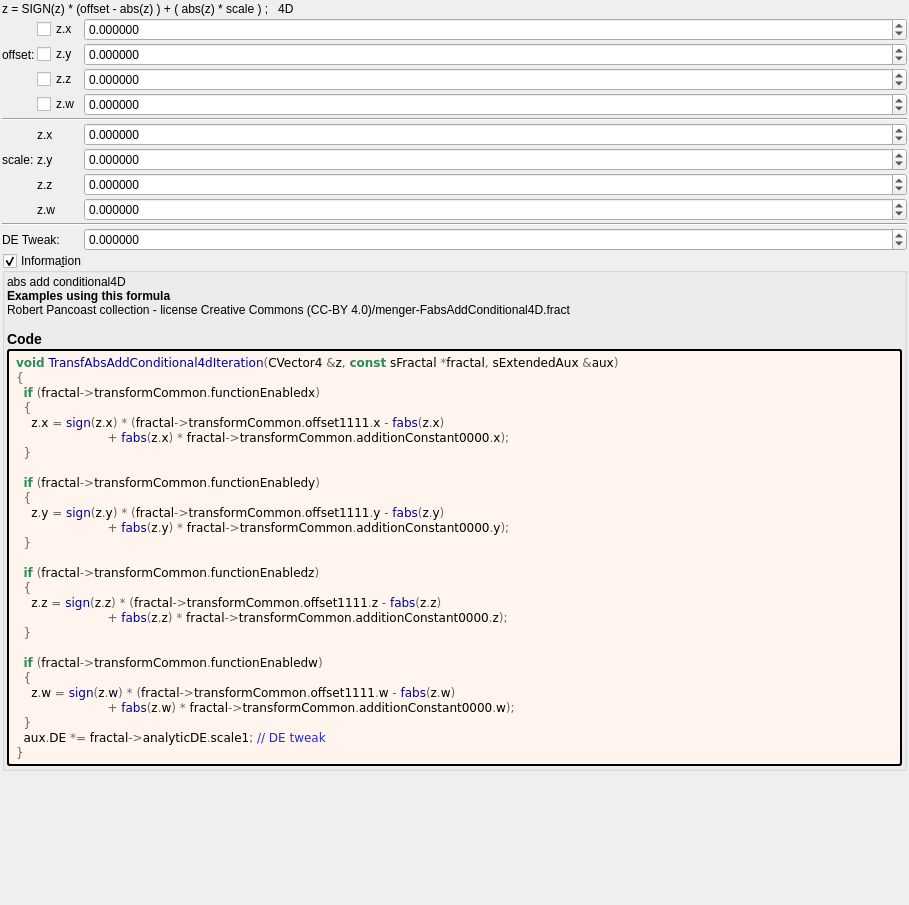
<?xml version="1.0" encoding="UTF-8"?>
<ui version="4.0">
 <class>transf_abs_add_conditional4d</class>
 <widget class="QWidget" name="Form">
  <property name="geometry">
   <rect>
    <x>0</x>
    <y>0</y>
    <width>909</width>
    <height>905</height>
   </rect>
  </property>
  <property name="windowTitle">
   <string notr="true">transf_abs_add_conditional4d</string>
  </property>
  <layout class="QVBoxLayout" name="verticalLayout">
   <property name="spacing">
    <number>2</number>
   </property>
   <property name="leftMargin">
    <number>2</number>
   </property>
   <property name="topMargin">
    <number>2</number>
   </property>
   <property name="rightMargin">
    <number>2</number>
   </property>
   <property name="bottomMargin">
    <number>2</number>
   </property>
   <item>
    <widget class="QLabel" name="label_133">
     <property name="text">
      <string>z = SIGN(z) * (offset - abs(z) ) + ( abs(z) * scale ) ;   4D</string>
     </property>
    </widget>
   </item>
   <item>
    <layout class="QGridLayout" name="gridLayout" columnstretch="0,0,0,1">
     <property name="spacing">
      <number>2</number>
     </property>
     <item row="4" column="3">
      <widget class="MyDoubleSpinBox" name="spinbox4_transf_offset_1111_y">
       <property name="sizePolicy">
        <sizepolicy hsizetype="Minimum" vsizetype="Maximum">
         <horstretch>0</horstretch>
         <verstretch>0</verstretch>
        </sizepolicy>
       </property>
       <property name="prefix">
        <string/>
       </property>
       <property name="suffix">
        <string/>
       </property>
       <property name="decimals">
        <number>6</number>
       </property>
       <property name="minimum">
        <double>-99.989999999999995</double>
       </property>
       <property name="maximum">
        <double>99.989999999999995</double>
       </property>
       <property name="singleStep">
        <double>0.100000000000000</double>
       </property>
      </widget>
     </item>
     <item row="15" column="0" colspan="2">
      <widget class="QLabel" name="label_112">
       <property name="text">
        <string>DE Tweak:</string>
       </property>
      </widget>
     </item>
     <item row="11" column="1">
      <widget class="QLabel" name="label_118">
       <property name="text">
        <string notr="true">z.z</string>
       </property>
      </widget>
     </item>
     <item row="9" column="1">
      <widget class="QLabel" name="label_116">
       <property name="text">
        <string notr="true">z.x</string>
       </property>
      </widget>
     </item>
     <item row="13" column="0" colspan="4">
      <widget class="Line" name="line_3">
       <property name="orientation">
        <enum>Qt::Horizontal</enum>
       </property>
      </widget>
     </item>
     <item row="6" column="1">
      <widget class="MyCheckBox" name="checkBox_transf_function_enabledw">
       <property name="text">
        <string notr="true">z.w</string>
       </property>
      </widget>
     </item>
     <item row="8" column="0" colspan="4">
      <widget class="Line" name="line_7">
       <property name="orientation">
        <enum>Qt::Horizontal</enum>
       </property>
      </widget>
     </item>
     <item row="5" column="3">
      <widget class="MyDoubleSpinBox" name="spinbox4_transf_offset_1111_z">
       <property name="sizePolicy">
        <sizepolicy hsizetype="Minimum" vsizetype="Maximum">
         <horstretch>0</horstretch>
         <verstretch>0</verstretch>
        </sizepolicy>
       </property>
       <property name="prefix">
        <string/>
       </property>
       <property name="suffix">
        <string/>
       </property>
       <property name="decimals">
        <number>6</number>
       </property>
       <property name="minimum">
        <double>-99.989999999999995</double>
       </property>
       <property name="maximum">
        <double>99.989999999999995</double>
       </property>
       <property name="singleStep">
        <double>0.100000000000000</double>
       </property>
      </widget>
     </item>
     <item row="10" column="1">
      <widget class="QLabel" name="label_117">
       <property name="text">
        <string notr="true">z.y</string>
       </property>
      </widget>
     </item>
     <item row="5" column="1">
      <widget class="MyCheckBox" name="checkBox_transf_function_enabledz">
       <property name="text">
        <string notr="true">z.z</string>
       </property>
      </widget>
     </item>
     <item row="11" column="3">
      <widget class="MyDoubleSpinBox" name="spinbox4_transf_addition_constant_0000_z">
       <property name="sizePolicy">
        <sizepolicy hsizetype="Minimum" vsizetype="Maximum">
         <horstretch>0</horstretch>
         <verstretch>0</verstretch>
        </sizepolicy>
       </property>
       <property name="prefix">
        <string/>
       </property>
       <property name="suffix">
        <string/>
       </property>
       <property name="decimals">
        <number>6</number>
       </property>
       <property name="minimum">
        <double>-99.989999999999995</double>
       </property>
       <property name="maximum">
        <double>99.989999999999995</double>
       </property>
       <property name="singleStep">
        <double>0.100000000000000</double>
       </property>
      </widget>
     </item>
     <item row="3" column="3">
      <widget class="MyDoubleSpinBox" name="spinbox4_transf_offset_1111_x">
       <property name="sizePolicy">
        <sizepolicy hsizetype="Minimum" vsizetype="Maximum">
         <horstretch>0</horstretch>
         <verstretch>0</verstretch>
        </sizepolicy>
       </property>
       <property name="prefix">
        <string/>
       </property>
       <property name="suffix">
        <string/>
       </property>
       <property name="decimals">
        <number>6</number>
       </property>
       <property name="minimum">
        <double>-99.989999999999995</double>
       </property>
       <property name="maximum">
        <double>99.989999999999995</double>
       </property>
       <property name="singleStep">
        <double>0.100000000000000</double>
       </property>
      </widget>
     </item>
     <item row="12" column="1">
      <widget class="QLabel" name="label_120">
       <property name="text">
        <string notr="true">z.w</string>
       </property>
      </widget>
     </item>
     <item row="4" column="0">
      <widget class="QLabel" name="label_108">
       <property name="text">
        <string>offset:</string>
       </property>
      </widget>
     </item>
     <item row="9" column="3">
      <widget class="MyDoubleSpinBox" name="spinbox4_transf_addition_constant_0000_x">
       <property name="sizePolicy">
        <sizepolicy hsizetype="Minimum" vsizetype="Maximum">
         <horstretch>0</horstretch>
         <verstretch>0</verstretch>
        </sizepolicy>
       </property>
       <property name="prefix">
        <string/>
       </property>
       <property name="suffix">
        <string/>
       </property>
       <property name="decimals">
        <number>6</number>
       </property>
       <property name="minimum">
        <double>-99.989999999999995</double>
       </property>
       <property name="maximum">
        <double>99.989999999999995</double>
       </property>
       <property name="singleStep">
        <double>0.100000000000000</double>
       </property>
      </widget>
     </item>
     <item row="4" column="1">
      <widget class="MyCheckBox" name="checkBox_transf_function_enabledy">
       <property name="text">
        <string notr="true">z.y</string>
       </property>
      </widget>
     </item>
     <item row="15" column="3">
      <widget class="MyDoubleSpinBox" name="spinbox_analyticDE_scale_1">
       <property name="sizePolicy">
        <sizepolicy hsizetype="Minimum" vsizetype="Maximum">
         <horstretch>0</horstretch>
         <verstretch>0</verstretch>
        </sizepolicy>
       </property>
       <property name="prefix">
        <string/>
       </property>
       <property name="suffix">
        <string/>
       </property>
       <property name="decimals">
        <number>6</number>
       </property>
       <property name="minimum">
        <double>-99.989999999999995</double>
       </property>
       <property name="maximum">
        <double>99.989999999999995</double>
       </property>
       <property name="singleStep">
        <double>0.100000000000000</double>
       </property>
      </widget>
     </item>
     <item row="12" column="3">
      <widget class="MyDoubleSpinBox" name="spinbox4_transf_addition_constant_0000_w">
       <property name="sizePolicy">
        <sizepolicy hsizetype="Minimum" vsizetype="Maximum">
         <horstretch>0</horstretch>
         <verstretch>0</verstretch>
        </sizepolicy>
       </property>
       <property name="prefix">
        <string/>
       </property>
       <property name="suffix">
        <string/>
       </property>
       <property name="decimals">
        <number>6</number>
       </property>
       <property name="minimum">
        <double>-99.989999999999995</double>
       </property>
       <property name="maximum">
        <double>99.989999999999995</double>
       </property>
       <property name="singleStep">
        <double>0.100000000000000</double>
       </property>
      </widget>
     </item>
     <item row="10" column="0">
      <widget class="QLabel" name="label_119">
       <property name="text">
        <string>scale:</string>
       </property>
      </widget>
     </item>
     <item row="10" column="3">
      <widget class="MyDoubleSpinBox" name="spinbox4_transf_addition_constant_0000_y">
       <property name="sizePolicy">
        <sizepolicy hsizetype="Minimum" vsizetype="Maximum">
         <horstretch>0</horstretch>
         <verstretch>0</verstretch>
        </sizepolicy>
       </property>
       <property name="prefix">
        <string/>
       </property>
       <property name="suffix">
        <string/>
       </property>
       <property name="decimals">
        <number>6</number>
       </property>
       <property name="minimum">
        <double>-99.989999999999995</double>
       </property>
       <property name="maximum">
        <double>99.989999999999995</double>
       </property>
       <property name="singleStep">
        <double>0.100000000000000</double>
       </property>
      </widget>
     </item>
     <item row="3" column="1">
      <widget class="MyCheckBox" name="checkBox_transf_function_enabledx">
       <property name="text">
        <string notr="true">z.x</string>
       </property>
      </widget>
     </item>
     <item row="6" column="3">
      <widget class="MyDoubleSpinBox" name="spinbox4_transf_offset_1111_w">
       <property name="sizePolicy">
        <sizepolicy hsizetype="Minimum" vsizetype="Maximum">
         <horstretch>0</horstretch>
         <verstretch>0</verstretch>
        </sizepolicy>
       </property>
       <property name="prefix">
        <string/>
       </property>
       <property name="suffix">
        <string/>
       </property>
       <property name="decimals">
        <number>6</number>
       </property>
       <property name="minimum">
        <double>-99.989999999999995</double>
       </property>
       <property name="maximum">
        <double>99.989999999999995</double>
       </property>
       <property name="singleStep">
        <double>0.100000000000000</double>
       </property>
      </widget>
     </item>
    </layout>
   </item>
   <item>
    <widget class="MyGroupBox" name="groupCheck_info">
     <property name="title">
      <string>Informa&amp;tion</string>
     </property>
     <property name="flat">
      <bool>false</bool>
     </property>
     <property name="checkable">
      <bool>true</bool>
     </property>
     <layout class="QVBoxLayout" name="verticalLayout_2">
      <property name="spacing">
       <number>2</number>
      </property>
      <property name="leftMargin">
       <number>2</number>
      </property>
      <property name="topMargin">
       <number>2</number>
      </property>
      <property name="rightMargin">
       <number>2</number>
      </property>
      <property name="bottomMargin">
       <number>2</number>
      </property>
      <item>
       <widget class="QLabel" name="label_information_general">
        <property name="text">
         <string notr="true">&lt;p&gt;abs add conditional4D&lt;/p&gt;&lt;table&gt;
&lt;/table&gt;
&lt;br&gt;&lt;b&gt;Examples using this formula&lt;/b&gt;&lt;br&gt;Robert Pancoast collection - license Creative Commons (CC-BY 4.0)/menger-FabsAddConditional4D.fract&lt;h3&gt;Code&lt;/h3&gt;</string>
        </property>
        <property name="wordWrap">
         <bool>true</bool>
        </property>
        <property name="openExternalLinks">
         <bool>true</bool>
        </property>
        <property name="textInteractionFlags">
         <set>Qt::LinksAccessibleByMouse|Qt::TextSelectableByMouse</set>
        </property>
       </widget>
      </item>
      <item>
       <widget class="QLabel" name="label_code_content">
        <property name="styleSheet">
         <string notr="true">border-style: outset; border-width: 2px; border-radius: 3px; border-color: black; background-color: #fff5ee; padding: 4px;</string>
        </property>
        <property name="text">
         <string notr="true">&lt;body style=&quot;background-color:#fff5ee&quot;&gt;
&lt;pre style=&quot;color:#000000; background-color:#fff5ee;  font-family:'Courier New',monospace;&quot;&gt;&lt;span style=&quot;color:#2e8b57; font-weight:bold&quot;&gt;void&lt;/span&gt; &lt;span style=&quot;color:#00008f&quot;&gt;TransfAbsAddConditional4dIteration&lt;/span&gt;&lt;span style=&quot;color:#676767&quot;&gt;(&lt;/span&gt;CVector4 &lt;span style=&quot;color:#676767&quot;&gt;&amp;amp;&lt;/span&gt;z&lt;span style=&quot;color:#676767&quot;&gt;,&lt;/span&gt; &lt;span style=&quot;color:#2e8b57; font-weight:bold&quot;&gt;const&lt;/span&gt; sFractal &lt;span style=&quot;color:#676767&quot;&gt;*&lt;/span&gt;fractal&lt;span style=&quot;color:#676767&quot;&gt;,&lt;/span&gt; sExtendedAux &lt;span style=&quot;color:#676767&quot;&gt;&amp;amp;&lt;/span&gt;aux&lt;span style=&quot;color:#676767&quot;&gt;)&lt;/span&gt;
&lt;span style=&quot;color:#676767&quot;&gt;{&lt;/span&gt;
  &lt;span style=&quot;color:#2e8b57; font-weight:bold&quot;&gt;if&lt;/span&gt; &lt;span style=&quot;color:#676767&quot;&gt;(&lt;/span&gt;fractal&lt;span style=&quot;color:#676767&quot;&gt;-&amp;gt;&lt;/span&gt;transformCommon&lt;span style=&quot;color:#676767&quot;&gt;.&lt;/span&gt;functionEnabledx&lt;span style=&quot;color:#676767&quot;&gt;)&lt;/span&gt;
  &lt;span style=&quot;color:#676767&quot;&gt;{&lt;/span&gt;
    z&lt;span style=&quot;color:#676767&quot;&gt;.&lt;/span&gt;x &lt;span style=&quot;color:#676767&quot;&gt;=&lt;/span&gt; &lt;span style=&quot;color:#00008f&quot;&gt;sign&lt;/span&gt;&lt;span style=&quot;color:#676767&quot;&gt;(&lt;/span&gt;z&lt;span style=&quot;color:#676767&quot;&gt;.&lt;/span&gt;x&lt;span style=&quot;color:#676767&quot;&gt;) * (&lt;/span&gt;fractal&lt;span style=&quot;color:#676767&quot;&gt;-&amp;gt;&lt;/span&gt;transformCommon&lt;span style=&quot;color:#676767&quot;&gt;.&lt;/span&gt;offset1111&lt;span style=&quot;color:#676767&quot;&gt;.&lt;/span&gt;x &lt;span style=&quot;color:#676767&quot;&gt;-&lt;/span&gt; &lt;span style=&quot;color:#00008f&quot;&gt;fabs&lt;/span&gt;&lt;span style=&quot;color:#676767&quot;&gt;(&lt;/span&gt;z&lt;span style=&quot;color:#676767&quot;&gt;.&lt;/span&gt;x&lt;span style=&quot;color:#676767&quot;&gt;)&lt;/span&gt;
                        &lt;span style=&quot;color:#676767&quot;&gt;+&lt;/span&gt; &lt;span style=&quot;color:#00008f&quot;&gt;fabs&lt;/span&gt;&lt;span style=&quot;color:#676767&quot;&gt;(&lt;/span&gt;z&lt;span style=&quot;color:#676767&quot;&gt;.&lt;/span&gt;x&lt;span style=&quot;color:#676767&quot;&gt;) *&lt;/span&gt; fractal&lt;span style=&quot;color:#676767&quot;&gt;-&amp;gt;&lt;/span&gt;transformCommon&lt;span style=&quot;color:#676767&quot;&gt;.&lt;/span&gt;additionConstant0000&lt;span style=&quot;color:#676767&quot;&gt;.&lt;/span&gt;x&lt;span style=&quot;color:#676767&quot;&gt;);&lt;/span&gt;
  &lt;span style=&quot;color:#676767&quot;&gt;}&lt;/span&gt;

  &lt;span style=&quot;color:#2e8b57; font-weight:bold&quot;&gt;if&lt;/span&gt; &lt;span style=&quot;color:#676767&quot;&gt;(&lt;/span&gt;fractal&lt;span style=&quot;color:#676767&quot;&gt;-&amp;gt;&lt;/span&gt;transformCommon&lt;span style=&quot;color:#676767&quot;&gt;.&lt;/span&gt;functionEnabledy&lt;span style=&quot;color:#676767&quot;&gt;)&lt;/span&gt;
  &lt;span style=&quot;color:#676767&quot;&gt;{&lt;/span&gt;
    z&lt;span style=&quot;color:#676767&quot;&gt;.&lt;/span&gt;y &lt;span style=&quot;color:#676767&quot;&gt;=&lt;/span&gt; &lt;span style=&quot;color:#00008f&quot;&gt;sign&lt;/span&gt;&lt;span style=&quot;color:#676767&quot;&gt;(&lt;/span&gt;z&lt;span style=&quot;color:#676767&quot;&gt;.&lt;/span&gt;y&lt;span style=&quot;color:#676767&quot;&gt;) * (&lt;/span&gt;fractal&lt;span style=&quot;color:#676767&quot;&gt;-&amp;gt;&lt;/span&gt;transformCommon&lt;span style=&quot;color:#676767&quot;&gt;.&lt;/span&gt;offset1111&lt;span style=&quot;color:#676767&quot;&gt;.&lt;/span&gt;y &lt;span style=&quot;color:#676767&quot;&gt;-&lt;/span&gt; &lt;span style=&quot;color:#00008f&quot;&gt;fabs&lt;/span&gt;&lt;span style=&quot;color:#676767&quot;&gt;(&lt;/span&gt;z&lt;span style=&quot;color:#676767&quot;&gt;.&lt;/span&gt;y&lt;span style=&quot;color:#676767&quot;&gt;)&lt;/span&gt;
                        &lt;span style=&quot;color:#676767&quot;&gt;+&lt;/span&gt; &lt;span style=&quot;color:#00008f&quot;&gt;fabs&lt;/span&gt;&lt;span style=&quot;color:#676767&quot;&gt;(&lt;/span&gt;z&lt;span style=&quot;color:#676767&quot;&gt;.&lt;/span&gt;y&lt;span style=&quot;color:#676767&quot;&gt;) *&lt;/span&gt; fractal&lt;span style=&quot;color:#676767&quot;&gt;-&amp;gt;&lt;/span&gt;transformCommon&lt;span style=&quot;color:#676767&quot;&gt;.&lt;/span&gt;additionConstant0000&lt;span style=&quot;color:#676767&quot;&gt;.&lt;/span&gt;y&lt;span style=&quot;color:#676767&quot;&gt;);&lt;/span&gt;
  &lt;span style=&quot;color:#676767&quot;&gt;}&lt;/span&gt;

  &lt;span style=&quot;color:#2e8b57; font-weight:bold&quot;&gt;if&lt;/span&gt; &lt;span style=&quot;color:#676767&quot;&gt;(&lt;/span&gt;fractal&lt;span style=&quot;color:#676767&quot;&gt;-&amp;gt;&lt;/span&gt;transformCommon&lt;span style=&quot;color:#676767&quot;&gt;.&lt;/span&gt;functionEnabledz&lt;span style=&quot;color:#676767&quot;&gt;)&lt;/span&gt;
  &lt;span style=&quot;color:#676767&quot;&gt;{&lt;/span&gt;
    z&lt;span style=&quot;color:#676767&quot;&gt;.&lt;/span&gt;z &lt;span style=&quot;color:#676767&quot;&gt;=&lt;/span&gt; &lt;span style=&quot;color:#00008f&quot;&gt;sign&lt;/span&gt;&lt;span style=&quot;color:#676767&quot;&gt;(&lt;/span&gt;z&lt;span style=&quot;color:#676767&quot;&gt;.&lt;/span&gt;z&lt;span style=&quot;color:#676767&quot;&gt;) * (&lt;/span&gt;fractal&lt;span style=&quot;color:#676767&quot;&gt;-&amp;gt;&lt;/span&gt;transformCommon&lt;span style=&quot;color:#676767&quot;&gt;.&lt;/span&gt;offset1111&lt;span style=&quot;color:#676767&quot;&gt;.&lt;/span&gt;z &lt;span style=&quot;color:#676767&quot;&gt;-&lt;/span&gt; &lt;span style=&quot;color:#00008f&quot;&gt;fabs&lt;/span&gt;&lt;span style=&quot;color:#676767&quot;&gt;(&lt;/span&gt;z&lt;span style=&quot;color:#676767&quot;&gt;.&lt;/span&gt;z&lt;span style=&quot;color:#676767&quot;&gt;)&lt;/span&gt;
                        &lt;span style=&quot;color:#676767&quot;&gt;+&lt;/span&gt; &lt;span style=&quot;color:#00008f&quot;&gt;fabs&lt;/span&gt;&lt;span style=&quot;color:#676767&quot;&gt;(&lt;/span&gt;z&lt;span style=&quot;color:#676767&quot;&gt;.&lt;/span&gt;z&lt;span style=&quot;color:#676767&quot;&gt;) *&lt;/span&gt; fractal&lt;span style=&quot;color:#676767&quot;&gt;-&amp;gt;&lt;/span&gt;transformCommon&lt;span style=&quot;color:#676767&quot;&gt;.&lt;/span&gt;additionConstant0000&lt;span style=&quot;color:#676767&quot;&gt;.&lt;/span&gt;z&lt;span style=&quot;color:#676767&quot;&gt;);&lt;/span&gt;
  &lt;span style=&quot;color:#676767&quot;&gt;}&lt;/span&gt;

  &lt;span style=&quot;color:#2e8b57; font-weight:bold&quot;&gt;if&lt;/span&gt; &lt;span style=&quot;color:#676767&quot;&gt;(&lt;/span&gt;fractal&lt;span style=&quot;color:#676767&quot;&gt;-&amp;gt;&lt;/span&gt;transformCommon&lt;span style=&quot;color:#676767&quot;&gt;.&lt;/span&gt;functionEnabledw&lt;span style=&quot;color:#676767&quot;&gt;)&lt;/span&gt;
  &lt;span style=&quot;color:#676767&quot;&gt;{&lt;/span&gt;
    z&lt;span style=&quot;color:#676767&quot;&gt;.&lt;/span&gt;w &lt;span style=&quot;color:#676767&quot;&gt;=&lt;/span&gt; &lt;span style=&quot;color:#00008f&quot;&gt;sign&lt;/span&gt;&lt;span style=&quot;color:#676767&quot;&gt;(&lt;/span&gt;z&lt;span style=&quot;color:#676767&quot;&gt;.&lt;/span&gt;w&lt;span style=&quot;color:#676767&quot;&gt;) * (&lt;/span&gt;fractal&lt;span style=&quot;color:#676767&quot;&gt;-&amp;gt;&lt;/span&gt;transformCommon&lt;span style=&quot;color:#676767&quot;&gt;.&lt;/span&gt;offset1111&lt;span style=&quot;color:#676767&quot;&gt;.&lt;/span&gt;w &lt;span style=&quot;color:#676767&quot;&gt;-&lt;/span&gt; &lt;span style=&quot;color:#00008f&quot;&gt;fabs&lt;/span&gt;&lt;span style=&quot;color:#676767&quot;&gt;(&lt;/span&gt;z&lt;span style=&quot;color:#676767&quot;&gt;.&lt;/span&gt;w&lt;span style=&quot;color:#676767&quot;&gt;)&lt;/span&gt;
                        &lt;span style=&quot;color:#676767&quot;&gt;+&lt;/span&gt; &lt;span style=&quot;color:#00008f&quot;&gt;fabs&lt;/span&gt;&lt;span style=&quot;color:#676767&quot;&gt;(&lt;/span&gt;z&lt;span style=&quot;color:#676767&quot;&gt;.&lt;/span&gt;w&lt;span style=&quot;color:#676767&quot;&gt;) *&lt;/span&gt; fractal&lt;span style=&quot;color:#676767&quot;&gt;-&amp;gt;&lt;/span&gt;transformCommon&lt;span style=&quot;color:#676767&quot;&gt;.&lt;/span&gt;additionConstant0000&lt;span style=&quot;color:#676767&quot;&gt;.&lt;/span&gt;w&lt;span style=&quot;color:#676767&quot;&gt;);&lt;/span&gt;
  &lt;span style=&quot;color:#676767&quot;&gt;}&lt;/span&gt;
  aux&lt;span style=&quot;color:#676767&quot;&gt;.&lt;/span&gt;DE &lt;span style=&quot;color:#676767&quot;&gt;*=&lt;/span&gt; fractal&lt;span style=&quot;color:#676767&quot;&gt;-&amp;gt;&lt;/span&gt;analyticDE&lt;span style=&quot;color:#676767&quot;&gt;.&lt;/span&gt;scale1&lt;span style=&quot;color:#676767&quot;&gt;;&lt;/span&gt; &lt;span style=&quot;color:#2929cc&quot;&gt;// DE tweak&lt;/span&gt;
&lt;span style=&quot;color:#676767&quot;&gt;}&lt;/span&gt;
&lt;/pre&gt;
&lt;/body&gt;</string>
        </property>
        <property name="wordWrap">
         <bool>true</bool>
        </property>
        <property name="openExternalLinks">
         <bool>true</bool>
        </property>
        <property name="textInteractionFlags">
         <set>Qt::LinksAccessibleByMouse|Qt::TextSelectableByMouse</set>
        </property>
       </widget>
      </item>
     </layout>
    </widget>
   </item>
   <item>
    <spacer name="verticalSpacer">
     <property name="orientation">
      <enum>Qt::Vertical</enum>
     </property>
     <property name="sizeHint" stdset="0">
      <size>
       <width>20</width>
       <height>40</height>
      </size>
     </property>
    </spacer>
   </item>
  </layout>
 </widget>
 <customwidgets>
  <customwidget>
   <class>MyDoubleSpinBox</class>
   <extends>QDoubleSpinBox</extends>
   <header>my_double_spin_box.h</header>
  </customwidget>
  <customwidget>
   <class>MyGroupBox</class>
   <extends>QGroupBox</extends>
   <header>my_group_box.h</header>
   <container>1</container>
  </customwidget>
  <customwidget>
   <class>MyCheckBox</class>
   <extends>QCheckBox</extends>
   <header>my_check_box.h</header>
  </customwidget>
 </customwidgets>
 <tabstops>
  <tabstop>checkBox_transf_function_enabledx</tabstop>
  <tabstop>spinbox4_transf_offset_1111_x</tabstop>
  <tabstop>checkBox_transf_function_enabledy</tabstop>
  <tabstop>spinbox4_transf_offset_1111_y</tabstop>
  <tabstop>checkBox_transf_function_enabledz</tabstop>
  <tabstop>spinbox4_transf_offset_1111_z</tabstop>
  <tabstop>checkBox_transf_function_enabledw</tabstop>
  <tabstop>spinbox4_transf_offset_1111_w</tabstop>
  <tabstop>spinbox4_transf_addition_constant_0000_x</tabstop>
  <tabstop>spinbox4_transf_addition_constant_0000_y</tabstop>
  <tabstop>spinbox4_transf_addition_constant_0000_z</tabstop>
  <tabstop>spinbox4_transf_addition_constant_0000_w</tabstop>
  <tabstop>spinbox_analyticDE_scale_1</tabstop>
  <tabstop>groupCheck_info</tabstop>
 </tabstops>
 <resources/>
 <connections>
  <connection>
   <sender>checkBox_transf_function_enabledx</sender>
   <signal>toggled(bool)</signal>
   <receiver>spinbox4_transf_offset_1111_x</receiver>
   <slot>setEnabled(bool)</slot>
   <hints>
    <hint type="sourcelabel">
     <x>84</x>
     <y>34</y>
    </hint>
    <hint type="destinationlabel">
     <x>848</x>
     <y>41</y>
    </hint>
   </hints>
  </connection>
  <connection>
   <sender>checkBox_transf_function_enabledx</sender>
   <signal>toggled(bool)</signal>
   <receiver>spinbox4_transf_addition_constant_0000_x</receiver>
   <slot>setEnabled(bool)</slot>
   <hints>
    <hint type="sourcelabel">
     <x>100</x>
     <y>33</y>
    </hint>
    <hint type="destinationlabel">
     <x>841</x>
     <y>170</y>
    </hint>
   </hints>
  </connection>
  <connection>
   <sender>checkBox_transf_function_enabledy</sender>
   <signal>toggled(bool)</signal>
   <receiver>spinbox4_transf_offset_1111_y</receiver>
   <slot>setEnabled(bool)</slot>
   <hints>
    <hint type="sourcelabel">
     <x>79</x>
     <y>70</y>
    </hint>
    <hint type="destinationlabel">
     <x>865</x>
     <y>61</y>
    </hint>
   </hints>
  </connection>
  <connection>
   <sender>checkBox_transf_function_enabledy</sender>
   <signal>toggled(bool)</signal>
   <receiver>spinbox4_transf_addition_constant_0000_y</receiver>
   <slot>setEnabled(bool)</slot>
   <hints>
    <hint type="sourcelabel">
     <x>100</x>
     <y>58</y>
    </hint>
    <hint type="destinationlabel">
     <x>851</x>
     <y>199</y>
    </hint>
   </hints>
  </connection>
  <connection>
   <sender>checkBox_transf_function_enabledz</sender>
   <signal>toggled(bool)</signal>
   <receiver>spinbox4_transf_offset_1111_z</receiver>
   <slot>setEnabled(bool)</slot>
   <hints>
    <hint type="sourcelabel">
     <x>84</x>
     <y>96</y>
    </hint>
    <hint type="destinationlabel">
     <x>841</x>
     <y>106</y>
    </hint>
   </hints>
  </connection>
  <connection>
   <sender>checkBox_transf_function_enabledz</sender>
   <signal>toggled(bool)</signal>
   <receiver>spinbox4_transf_addition_constant_0000_z</receiver>
   <slot>setEnabled(bool)</slot>
   <hints>
    <hint type="sourcelabel">
     <x>107</x>
     <y>96</y>
    </hint>
    <hint type="destinationlabel">
     <x>845</x>
     <y>233</y>
    </hint>
   </hints>
  </connection>
  <connection>
   <sender>checkBox_transf_function_enabledw</sender>
   <signal>toggled(bool)</signal>
   <receiver>spinbox4_transf_offset_1111_w</receiver>
   <slot>setEnabled(bool)</slot>
   <hints>
    <hint type="sourcelabel">
     <x>82</x>
     <y>127</y>
    </hint>
    <hint type="destinationlabel">
     <x>859</x>
     <y>134</y>
    </hint>
   </hints>
  </connection>
  <connection>
   <sender>checkBox_transf_function_enabledw</sender>
   <signal>toggled(bool)</signal>
   <receiver>spinbox4_transf_addition_constant_0000_w</receiver>
   <slot>setEnabled(bool)</slot>
   <hints>
    <hint type="sourcelabel">
     <x>87</x>
     <y>125</y>
    </hint>
    <hint type="destinationlabel">
     <x>874</x>
     <y>266</y>
    </hint>
   </hints>
  </connection>
 </connections>
</ui>
